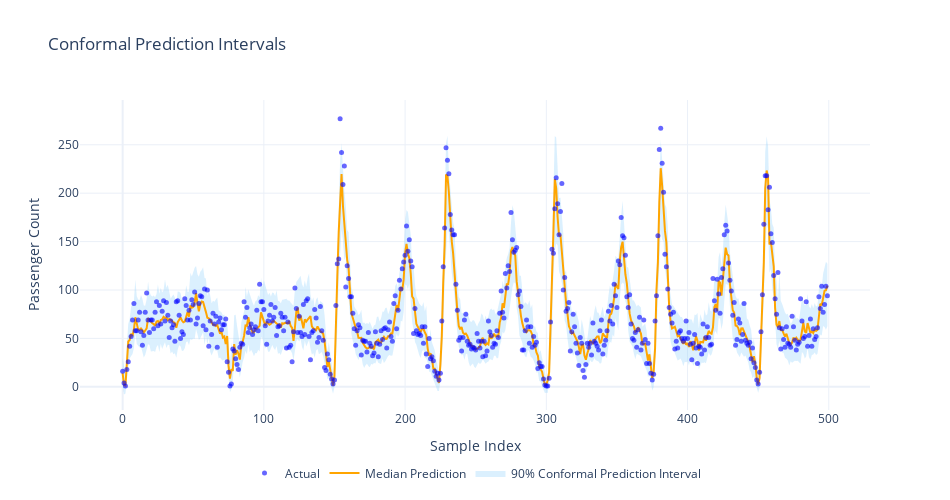

The code cell stored with this chart in its notebook:
### Code cell
import plotly.graph_objects as go

sample = results_df.head(500).sort_values('Ride_start_datetime')

fig = go.Figure()
fig.add_traces([
    go.Scatter(
        x=sample.index,
        y=sample['Upper_Bound'],
        mode='lines',
        line=dict(width=0),
        showlegend=False,
        hoverinfo='skip'
    ),
    go.Scatter(
        x=sample.index,
        y=sample['Lower_Bound'],
        mode='lines',
        fill='tonexty',
        fillcolor='rgba(135, 206, 250, 0.3)',
        line=dict(width=0),
        name='90% Conformal Prediction Interval',
        hoverinfo='skip'
    )
])

# --- Add Median Prediction ---
fig.add_trace(go.Scatter(
    x=sample.index,
    y=sample['Prediction'],
    mode='lines',
    name='Median Prediction',
    line=dict(color='orange', width=2),
    hovertemplate=(
        "Prediction: %{y:.2f}<br>"
        "Lower Bound: %{customdata[0]:.2f}<br>"
        "Upper Bound: %{customdata[1]:.2f}<extra></extra>"
    ),
    customdata=np.stack([sample['Lower_Bound'], sample['Upper_Bound']], axis=-1)
))

# --- Add Actual Values ---
fig.add_trace(go.Scatter(
    x=sample.index,
    y=sample['Actual'],
    mode='markers',
    name='Actual',
    marker=dict(color='blue', size=5, opacity=0.6)
))

fig.update_layout(
    title='Conformal Prediction Intervals',
    xaxis_title='Sample Index',
    yaxis_title='Passenger Count',
    template='plotly_white',
    legend=dict(
        orientation='h',
        yanchor='bottom',
        y=-0.25,
        xanchor='center',
        x=0.5
    ),
    hovermode='x unified',
    width=950,
    height=500
)

fig.show()

### Figure 1 — Plotly figure (JSON) as saved in the notebook; plotly's stock layout.template omitted (floating-point values rounded to 4 significant figures; data arrays with more than 128 entries replaced by an {"elided": "..."} marker saying what was removed)
{"data": [{"hoverinfo": "skip", "line": {"width": 0}, "mode": "lines", "showlegend": false, "type": "scatter", "x": {"elided": "500 int values"}, "y": {"elided": "500 float values"}}, {"fill": "tonexty", "fillcolor": "rgba(135, 206, 250, 0.3)", "hoverinfo": "skip", "line": {"width": 0}, "mode": "lines", "name": "90% Conformal Prediction Interval", "type": "scatter", "x": {"elided": "500 int values"}, "y": {"elided": "500 float values"}}, {"customdata": {"elided": "500x2 float values"}, "hovertemplate": "Prediction: %{y:.2f}<br>Lower Bound: %{customdata[0]:.2f}<br>Upper Bound: %{customdata[1]:.2f}<extra></extra>", "line": {"color": "orange", "width": 2}, "mode": "lines", "name": "Median Prediction", "type": "scatter", "x": {"elided": "500 int values"}, "y": {"elided": "500 float values"}}, {"marker": {"color": "blue", "opacity": 0.6, "size": 5}, "mode": "markers", "name": "Actual", "type": "scatter", "x": {"elided": "500 int values"}, "y": {"elided": "500 int values"}}], "layout": {"height": 500, "hovermode": "x unified", "legend": {"orientation": "h", "x": 0.5, "xanchor": "center", "y": -0.25, "yanchor": "bottom"}, "title": {"text": "Conformal Prediction Intervals"}, "width": 950, "xaxis": {"title": {"text": "Sample Index"}}, "yaxis": {"title": {"text": "Passenger Count"}}}}
